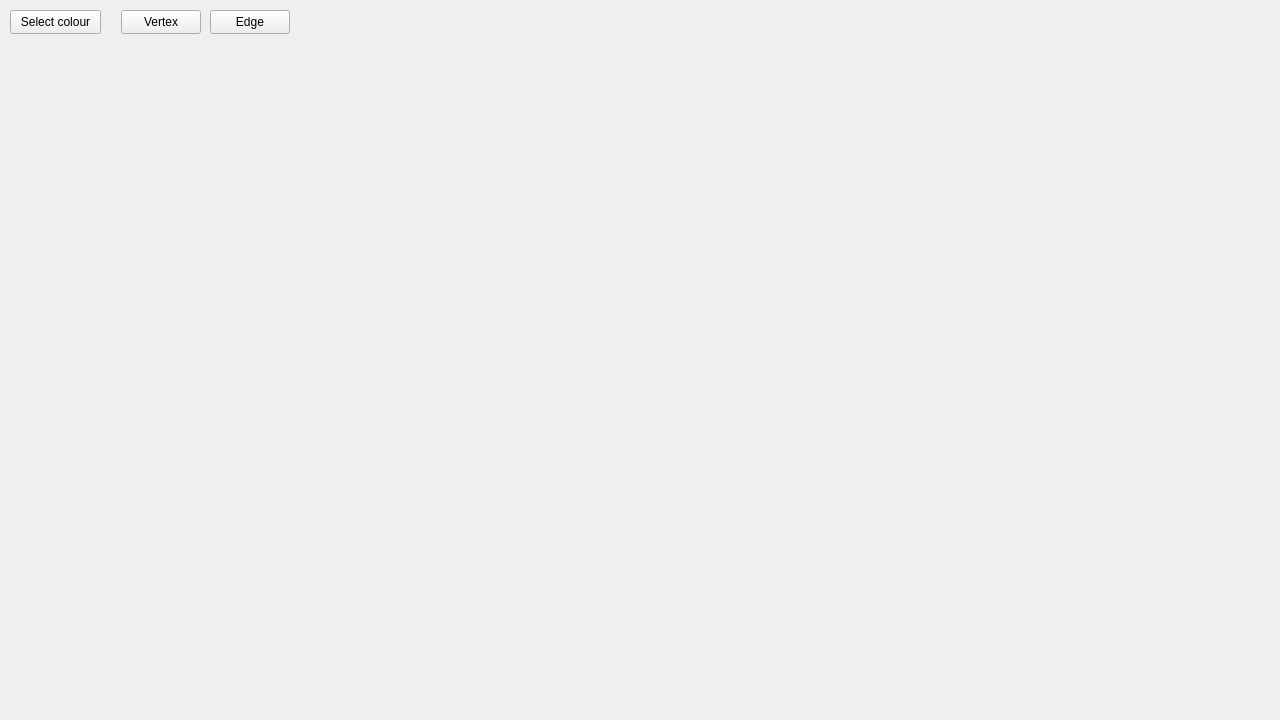
<?xml version="1.0" encoding="UTF-8"?>
<ui version="4.0">
 <class>MainWindow</class>
 <widget class="QMainWindow" name="MainWindow">
  <property name="geometry">
   <rect>
    <x>0</x>
    <y>0</y>
    <width>1280</width>
    <height>720</height>
   </rect>
  </property>
  <property name="windowTitle">
   <string>Graphs Builder v1.3</string>
  </property>
  <widget class="QWidget" name="centralwidget">
   <widget class="GraphWidget" name="widget" native="true">
    <property name="geometry">
     <rect>
      <x>0</x>
      <y>39</y>
      <width>1280</width>
      <height>681</height>
     </rect>
    </property>
   </widget>
   <widget class="QPushButton" name="colorOpener">
    <property name="geometry">
     <rect>
      <x>10</x>
      <y>10</y>
      <width>91</width>
      <height>24</height>
     </rect>
    </property>
    <property name="text">
     <string>Select colour</string>
    </property>
   </widget>
   <widget class="QPushButton" name="vertexSelect">
    <property name="geometry">
     <rect>
      <x>121</x>
      <y>10</y>
      <width>80</width>
      <height>24</height>
     </rect>
    </property>
    <property name="text">
     <string>Vertex</string>
    </property>
    <property name="icon">
     <iconset theme="QIcon::ThemeIcon::DriveOptical"/>
    </property>
   </widget>
   <widget class="QPushButton" name="edgeSelect">
    <property name="geometry">
     <rect>
      <x>210</x>
      <y>10</y>
      <width>80</width>
      <height>24</height>
     </rect>
    </property>
    <property name="text">
     <string>Edge</string>
    </property>
    <property name="icon">
     <iconset theme="QIcon::ThemeIcon::GoUp"/>
    </property>
   </widget>
  </widget>
 </widget>
 <customwidgets>
  <customwidget>
   <class>GraphWidget</class>
   <extends>QWidget</extends>
   <header location="global">graphwidget.h</header>
   <container>1</container>
  </customwidget>
 </customwidgets>
 <resources/>
 <connections/>
</ui>
